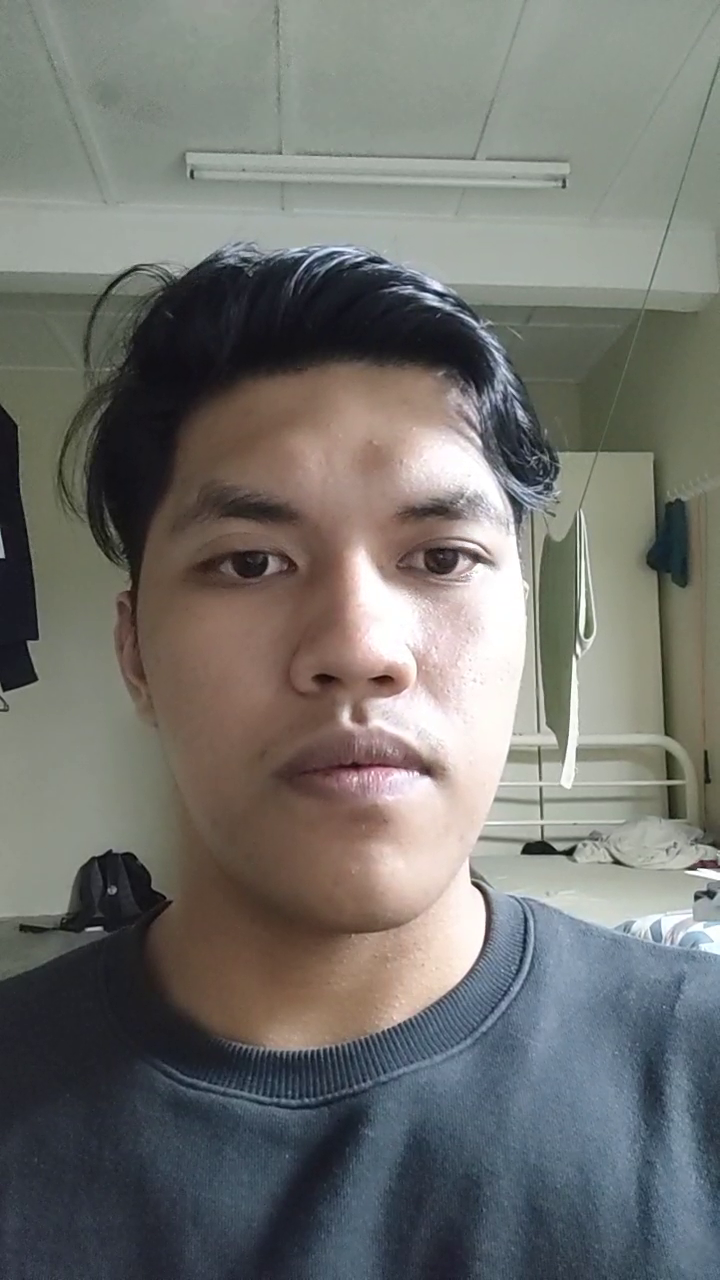
#> input picture frame 18 of facevid.mp4, 720 x 1280 px
$ python capturevid.py
#> lines starting #> are read from the running program, lines starting #| are printed output that depends on the picture
import cv2
import numpy as np
import cvui

face_cascade = cv2.CascadeClassifier('haarcascades/haarcascade_frontalface_default.xml')


# Create a VideoCapture object and read from input file
# If the input is the camera, pass 0 instead of the video file name
cap = cv2.VideoCapture("facevid.mp4")

# Check if camera opened successfully
if (cap.isOpened()== False):
  print("Error opening video stream or file")

# Read until video is completed
while(cap.isOpened()):
  # Capture frame-by-frame
  ret, frame = cap.read()
#> frame is the input picture: shape (1280, 720, 3); mean B, G, R 110.7, 114.7, 114.4

  gray = cv2.cvtColor(frame, cv2.COLOR_BGR2GRAY)
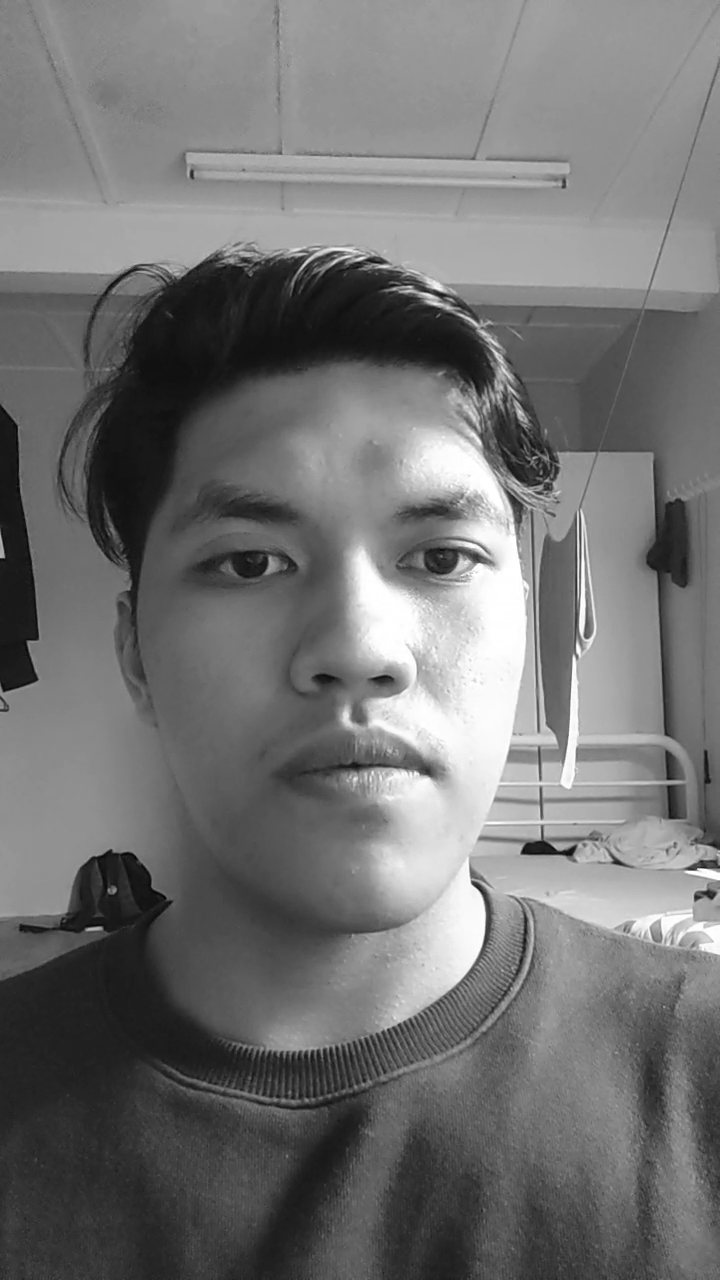
#> gray: shape (1280, 720); min 1, max 255, mean 114.1

  faces = face_cascade.detectMultiScale(gray, 1.3, 5)
#> faces = [[110, 375, 477, 477]]

  for(x, y, w, h) in faces:
        frame = cv2.rectangle(gray, (x, y), (x + w, y + h), (255, 0, 0), 2)
#> this loop made 1 pass

  if ret == True:

    # Display the resulting frame
    cv2.imshow('Frame', gray)

    key = cv2.waitKey(1)
#> (key q is pressed here)

    # Press Q on keyboard to  exit
    if cv2.waitKey(100) & 0xFF == ord('q'):
#> (key q is pressed here)
      break

  # Break the loop
  else:
    break

# When everything done, release the video capture object
cap.release()

# Closes all the frames
cv2.destroyAllWindows()

$ run again, starting later in the video
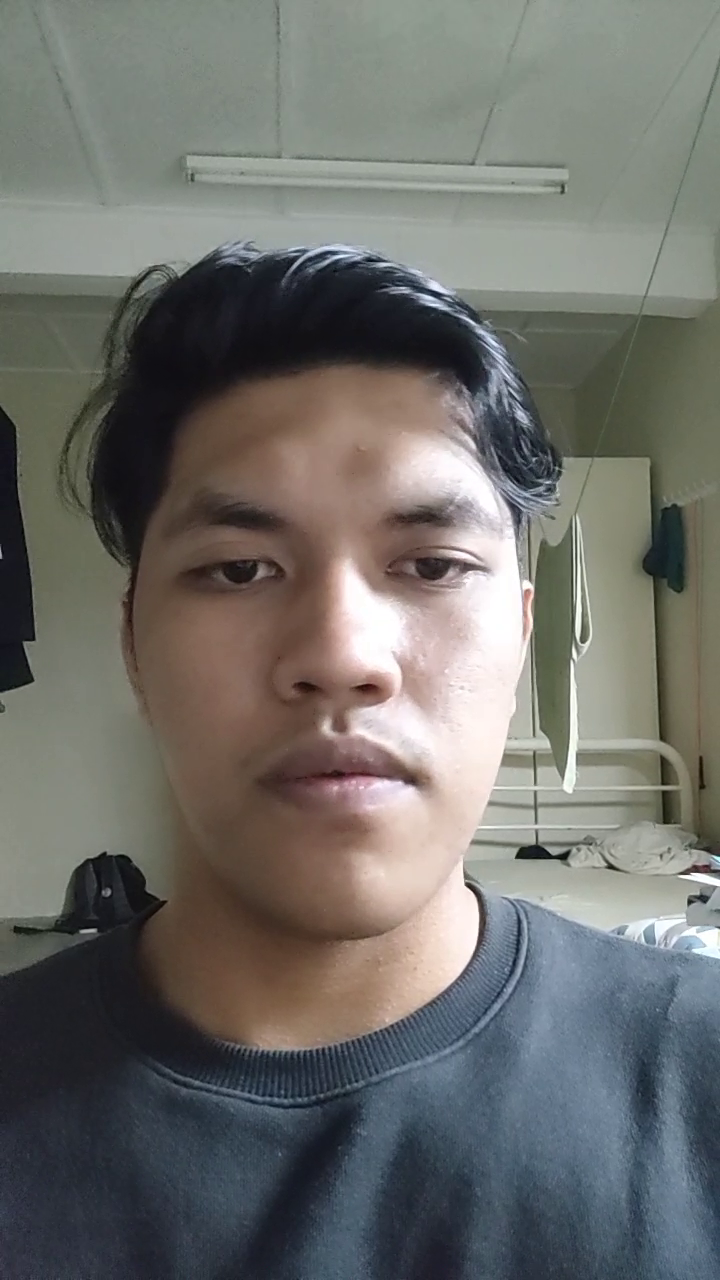
#> input picture frame 84 of facevid.mp4, 720 x 1280 px
#> frame is the input picture: shape (1280, 720, 3); mean B, G, R 106.2, 110.1, 110.2
#> `gray = cv2.cvtColor(frame, cv2.COLOR_BGR2GRAY)`:
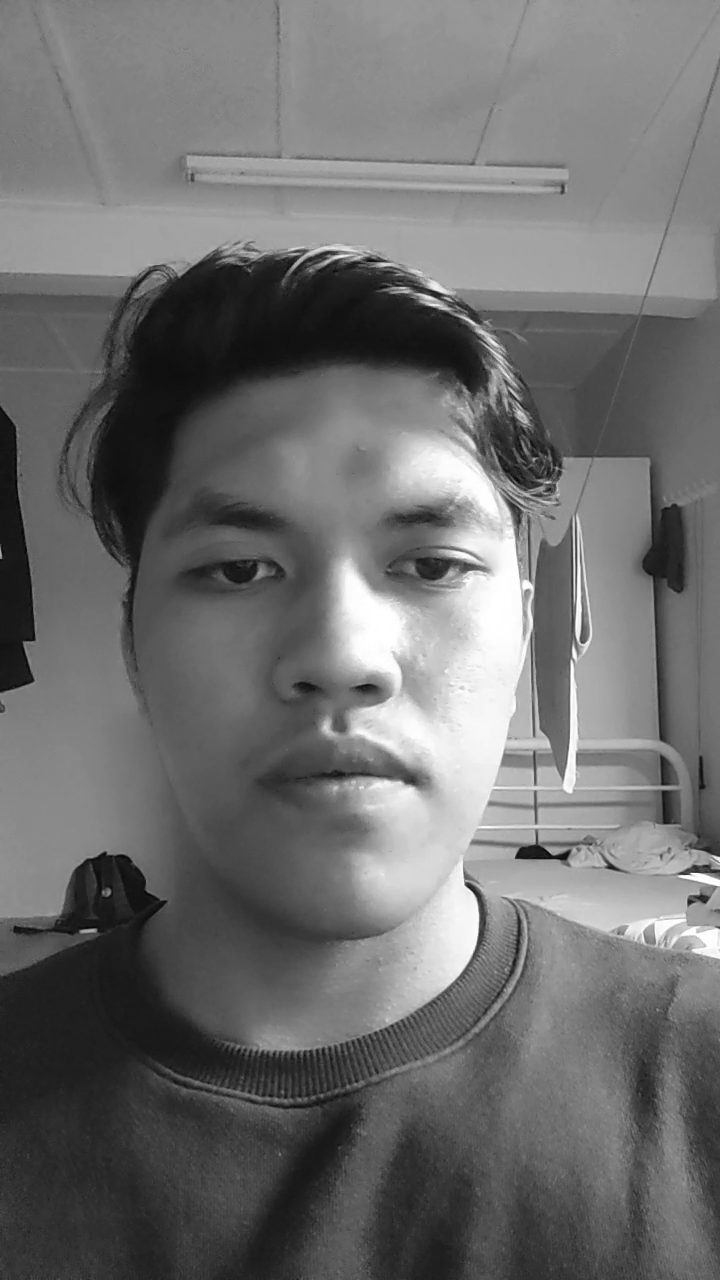
#> gray: shape (1280, 720); min 1, max 255, mean 109.6
#> faces = [[91, 372, 492, 492]]
#> the loop `for(x, y, w, h) in faces:` made 1 pass

$ run again, starting later in the video
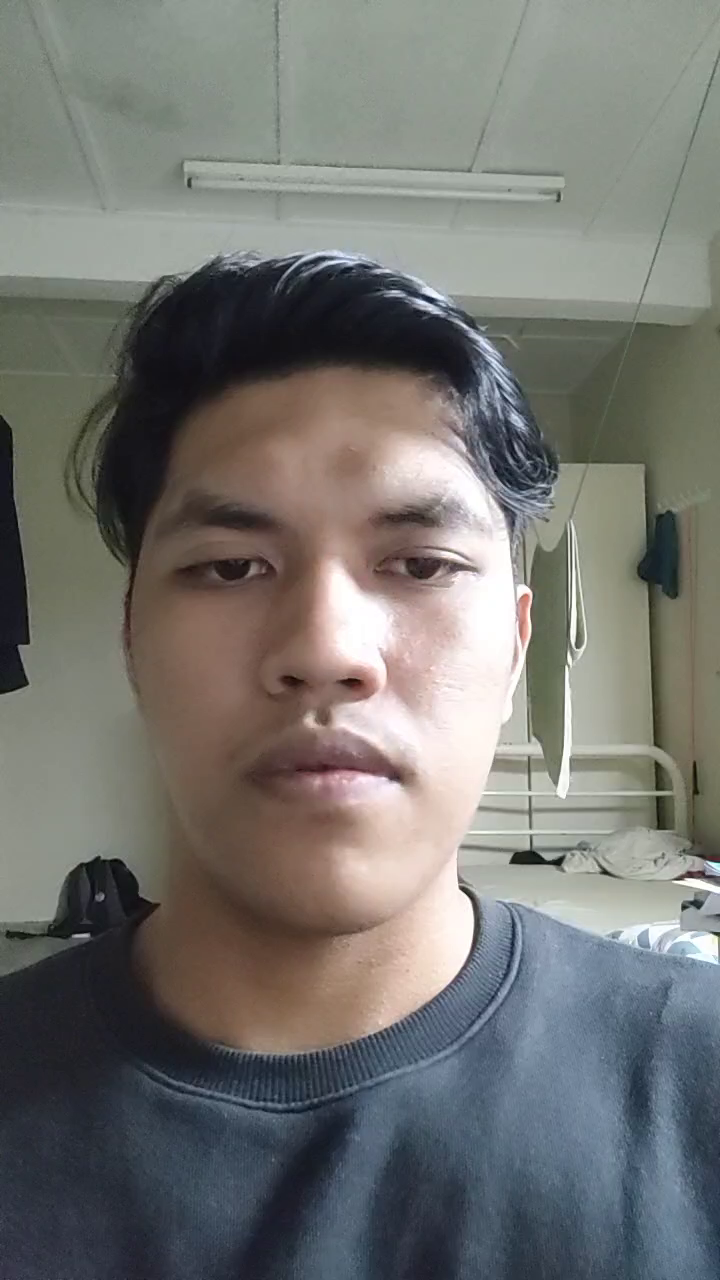
#> input picture frame 150 of facevid.mp4, 720 x 1280 px
#> frame is the input picture: shape (1280, 720, 3); mean B, G, R 112.6, 116.3, 116.3
#> `gray = cv2.cvtColor(frame, cv2.COLOR_BGR2GRAY)`:
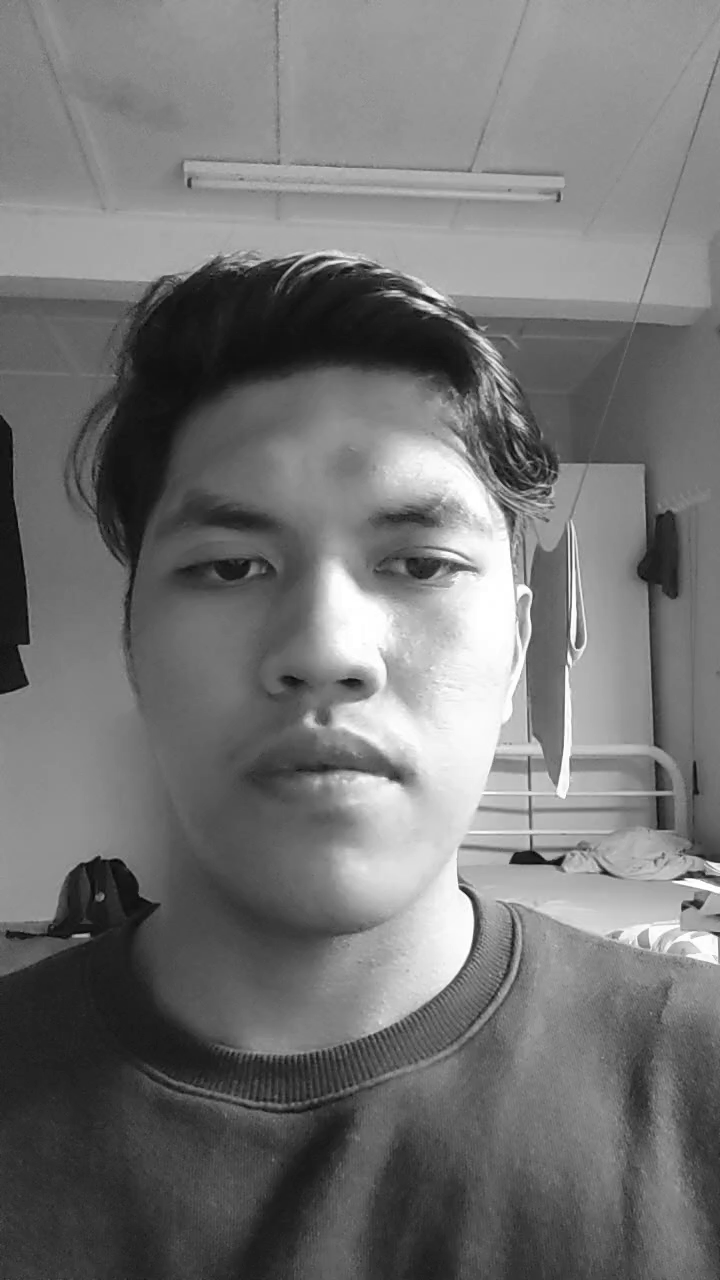
#> gray: shape (1280, 720); min 0, max 255, mean 115.8
#> faces = [[89, 379, 474, 474]]
#> the loop `for(x, y, w, h) in faces:` made 1 pass
